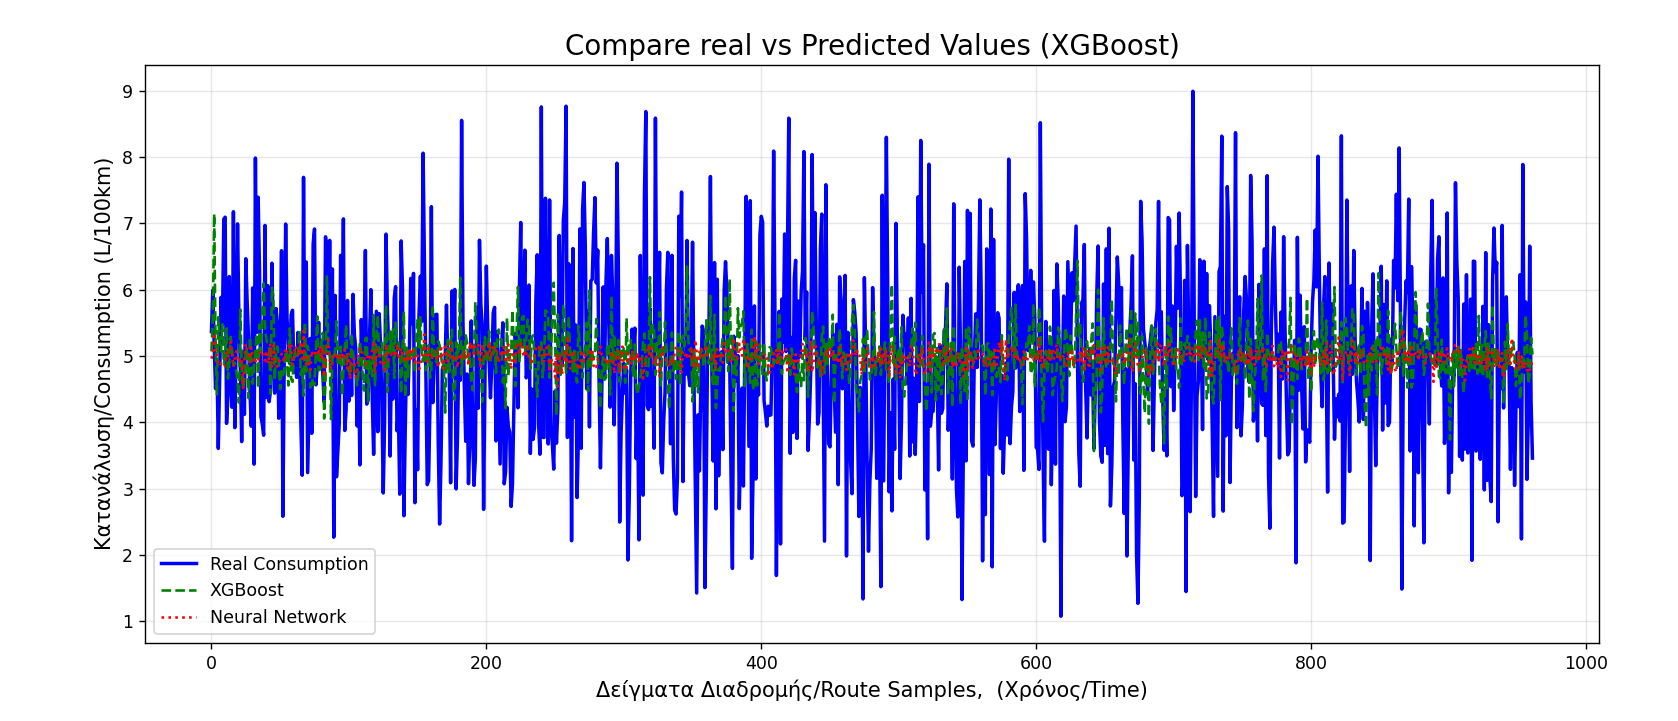

Recreate this plot in Python.
import pandas as pd
import numpy as np
from sklearn.model_selection import train_test_split
from sklearn.preprocessing import StandardScaler, MinMaxScaler

import matplotlib.pyplot as plt
import seaborn as sns

from sklearn.linear_model import LinearRegression
from sklearn.cluster import KMeans
import xgboost as xgb

import tensorflow as tf
from tensorflow import keras
import cv2

import nltk
from deap import base, creator, tools

import kagglehub
from kagglehub import KaggleDatasetAdapter
import xgboost as xgb

from sklearn.preprocessing import MinMaxScaler
from sklearn.linear_model import LinearRegression
from sklearn.metrics import mean_absolute_error, r2_score, mean_squared_error
from sklearn.metrics import accuracy_score
from tensorflow.keras.models import Sequential
from tensorflow.keras.layers import Dense, Dropout

#Load, print dataset
df = pd.read_csv(r"C:\Users\mclef\Desktop\project_ai\nev_energy_management_dataset.csv")
print(df.head())
print(df.info())


print("The columns of the dataset are:", df.columns)

#Cleaning

#antikatastash lathos timwn(Replacing wrong values)
df.replace(["N/A","-","unknown"], np.nan, inplace=True)

#eksairesh twn kathgorikwn sthlwn(exclude categorical columns)
cols_to_fix=df.columns.drop(["Driving Cycle Type", "Target Efficiency"])

#metatroph se noumera aftwn twn sthlwn(Converting these columns into numbers)
for col in cols_to_fix:
    df[col]=pd.to_numeric(df[col], errors='coerce')

#diagrafh NaN kai duplicates(Deleting NaN and Duplicates)
df=df.dropna()
df=df.drop_duplicates()

#numeric
numeric_cols=df.select_dtypes(include=[np.number]).columns

#katharismos outliers(Cleaning outliers)

for col in numeric_cols:
   Q1=df[col].quantile(0.25)
   Q3=df[col].quantile(0.75)
   IQR=Q3-Q1
   df=df[(df[col] >= Q1-1.5*IQR) & (df[col] <= Q3+1.5*IQR)]


#kanonikopoihsh kathgorikwn sthlwn(One hot encoding on "Driving Cycle Type")
df=pd.get_dummies(df, columns=["Driving Cycle Type"], drop_first=True)

print("Megethos Dataset(Dataset Size)", df.shape)

#diagrafh target efficiency(Delete "Target Efficiency")
if 'Target Efficiency' in df.columns:
    df = df.drop('Target Efficiency', axis=1)

#SCALING


#orismos metavlhtwn(Variable Declaration)
target_col="Fuel Consumption (L/100km)"

X=df.drop(target_col, axis=1)
y=df[target_col]

X_train, X_test, y_train, y_test=train_test_split(
    X,y,
    test_size=0.2,
    random_state=42
)

#scaling

scaler=MinMaxScaler()
X_train_scaled=scaler.fit_transform(X_train)
X_test_scaled=scaler.transform(X_test)

#linear regression

model=LinearRegression()
model.fit(X_train_scaled, y_train)
y_pred=model.predict(X_test_scaled)
print("MSE:", mean_squared_error(y_test, y_pred))
print("MAE:", mean_absolute_error(y_test, y_pred))
print("R^2", r2_score(y_test,y_pred))

#paradeigma(Example)
results_df = pd.DataFrame({'Real': y_test.values, 'Predict': y_pred})
print(results_df.head())

print("We see that we have negative score of R^2, so we can understand that we cannot solve our problem with Linear Regression.")

#XGBoost
model2=xgb.XGBRegressor(n_estimators=100, learning_rate=0.1, random_state=42)
model2.fit(X_train_scaled, y_train)
y_pred_xgb=model2.predict(X_test_scaled)
mae=mean_absolute_error(y_test, y_pred_xgb)
print("MAE meta apo xgboost:", mae)
r2_xgb=r2_score(y_test, y_pred_xgb)
print("R2 score xgboost:", r2_xgb)

#neural network
model=Sequential([
    Dense(64, activation='relu', input_shape=(X_train_scaled.shape[1],)),
    Dropout(0.2),
    Dense(32, activation='relu'),
    Dense(1)
])

model.compile(optimizer='adam', loss='mse', metrics=['mae'])

print("Ekpaidefsh nevrwnikou diktyou(Neural Network Training)")
history=model.fit(
    X_train_scaled, y_train,
    validation_split=0.2,
    epochs=50,
    batch_size=32,
    verbose=1
)

y_pred_nn=model.predict(X_test_scaled)
r2_nn=r2_score(y_test, y_pred_nn)
mae_nn=mean_absolute_error(y_test, y_pred_nn)

print(f"R² Score Neural Network: {r2_nn:.5f}")
print(f"MAE Neural Network: {mae_nn:.4f} L/100km")

#VISUALIZATION

plt.figure(figsize=(15,6))
plt.plot(y_test.values, color='blue', linewidth=2, label="Real Consumption")
plt.plot(y_pred_xgb, color='green', linestyle='--', label="XGBoost")
plt.plot(y_pred_nn, color='red', linestyle=':', label="Neural Network")

plt.title('Compare real vs Predicted Values (XGBoost)', fontsize=16)
plt.xlabel('Δείγματα Διαδρομής/Route Samples,  (Χρόνος/Time)', fontsize=12)
plt.ylabel('Κατανάλωση/Consumption (L/100km)', fontsize=12)
plt.legend()
plt.grid(True, alpha=0.3)
plt.show()
